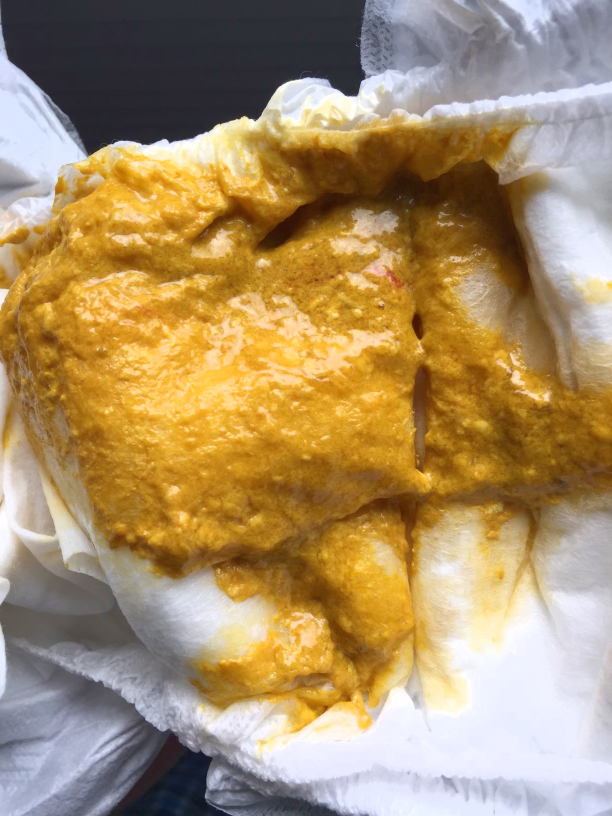
#> input picture get_colors/input_photos/c8.png, 1224 x 1632 px (shown at 1/2 size); its folder holds only this picture in this run
$ python extract_colors.py
#> lines starting #> are read from the running program, lines starting #| are printed output that depends on the picture; after the words box and inside, x2 and y2 are one past the last pixel; in counts of white or black regions, pixels touching at a corner belong together
import glob
import cv2
from PIL import Image, ImageColor
import matplotlib.pyplot as plt
import numpy as np
import scipy.spatial
import math
import os
import getopt
import sys
from pathlib import Path


def pic_lst(files):
    """ Converts list of file paths into a list of images.

        Params: {files: List}
        Returns: List
    """
    photos = []
    for file in files:
        png_image = cv2.imread(file)
        if png_image is None: continue
        image = cv2.cvtColor(png_image, cv2.COLOR_BGR2RGB)
        photos.append(image)
    return photos


# Source: https://realpython.com/python-opencv-color-spaces/
def segmentImage(image):
    """ Returns the segmented version of the input image.

        Params: {image: OpenCV InputArray}
        Returns: OpenCV InputArray
    """
    hsv = cv2.cvtColor(image, cv2.COLOR_RGB2HSV)
    s = hsv[:, :, 1]
    mask = cv2.inRange(s, 150, 255)
    result = cv2.bitwise_and(image, image, mask=mask)
    indices = np.where(mask==0)
    result[indices[0], indices[1], :] = [255, 255, 255]

    return result


def crop_half(img):
    """ Returns a cropped version of the input image with dimensions cut down to half of the original.

        Params: {img: OpenCV InputArray}
        Returns: OpenCV InputArray
    """
    print(img.size)
    w, h = img.size

    left = w // 4
    right = 3 * w // 4
    up = h // 4
    down = 3 * h // 4
    crop = img.crop((left, up, right, down))
    return crop


def get_labels(colors, label_colors, labels):
    """ Returns a list of labels that most closely match each color.

        Params: {colors: List,
                 label_colors: List,
                 labels: List}
        Returns: List
    """
    out = []
    distances = scipy.spatial.distance.cdist(colors, label_colors)
    for i in range(len(colors)):
        out.append(labels[np.argmin(distances[i])])
    return out


def main():

    save = False
    try:
        opts, args = getopt.getopt(sys.argv[1:],"hs")
    except getopt.GetoptError:
        print('Invalid request. Please use the format \'extract_colors.py <-s>\' ')
        sys.exit()

    for opt, arg in opts:
        if opt == '-h':
            print('extract_colors.py <-s>')
            sys.exit()
        elif opt == "-s":
            save = True
        else:
            print('Invalid request. Please use the format \'extract_colors.py <-s>\' ')
            sys.exit()

    max_photos = 50

    # --------- Clear Directories ---------
    print("Clearing directories...")
    [f.unlink() for f in Path(os.path.join(os.curdir, "U-2-Net", "test_data", "u2netp_results", "original_maps")).glob("*") if f.is_file()]
    [f.unlink() for f in Path(os.path.join(os.curdir, "U-2-Net", "test_data", "u2netp_results", "seg_maps")).glob("*") if f.is_file()]
    [f.unlink() for f in Path(os.path.join(os.curdir, "U-2-Net", "test_data", "originals")).glob("*") if f.is_file()]
    [f.unlink() for f in Path(os.path.join(os.curdir, "U-2-Net", "test_data", "segmented")).glob("*") if f.is_file()]
    [f.unlink() for f in Path(os.path.join(os.curdir, "U-2-Net", "test_data", "u2netp_results", "crop_seg_maps")).glob("*") if f.is_file()]
    [f.unlink() for f in Path(os.path.join(os.curdir, "U-2-Net", "test_data", "crop_seg")).glob("*") if f.is_file()]
    [f.unlink() for f in Path(os.path.join(os.curdir, "U-2-Net", "test_data", "cropped")).glob("*") if f.is_file()]
    [f.unlink() for f in Path(os.path.join(os.curdir, "U-2-Net", "test_data", "masked")).glob("*") if f.is_file()]
    [f.unlink() for f in Path(os.path.join(os.curdir, "output_colors")).glob("*") if f.is_file()]

    # --------- Loading Images ---------
    all_files = sorted(glob.glob("./input_photos/*.png"))
    all_photos = pic_lst(all_files)
#> in pic_lst, png_image is the input picture: shape (1632, 1224, 3); mean B, G, R 103.9, 144, 169.8
#> all_photos = 1 item
    num_files = len(all_files)
#> num_files = 1
    if num_files > max_photos: save = False
    print(str(num_files) + " images collected")
#| 1 images collected
    rounds = math.ceil(num_files / max_photos)
#> rounds = 1
    os.chdir("U-2-Net")

    for i in range(rounds):
        files = all_files[max_photos * i:max_photos * (i + 1)]
#> files = ['./input_photos/c8.png']
        photos = all_photos[max_photos * i:max_photos * (i + 1)]
#> photos = 1 item
        print("Processing " + str(len(files)) + " photos...")
#> (printed output is left out)


        # --------- Initial Segmentation ---------
        segmented = []
        for num in range(len(photos)):
            name = files[num][files[num].rfind(os.sep) + len(os.sep):]
            or_write = cv2.imwrite(os.path.join(os.curdir, "test_data", "originals") + os.sep + name,
                      cv2.cvtColor(photos[num], cv2.COLOR_RGB2BGR))
            if not or_write: print("Original photo write error on file: " + files[num])
            seg = segmentImage(photos[num])
            segmented.append(seg)
            seg_write = cv2.imwrite(os.path.join(os.curdir, "test_data", "segmented") + os.sep + name,
                      cv2.cvtColor(seg, cv2.COLOR_RGB2BGR))
            if not seg_write: print("Segmentation write error on file: " + files[num])
#> this loop made 1 pass
#> (name, indices in segmentImage) on pass 1: ('c8.png', 1154554 positions, rows 0 to 1631, columns 0 to 1223)
#> pass 1, in segmentImage, `s = hsv[:, :, 1]`:
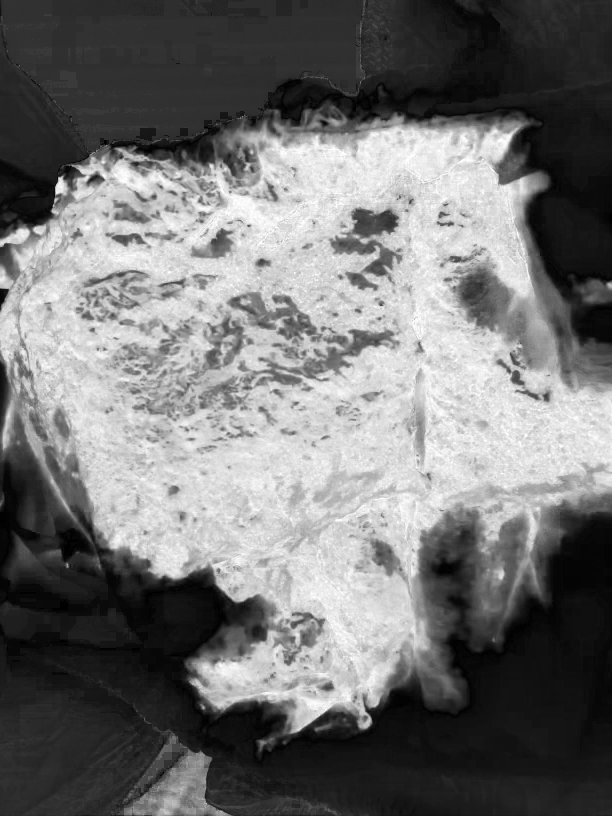
#> s: shape (1632, 1224) (shown at 1/2 size); min 0, max 255, mean 115
#> pass 1, in segmentImage, `mask = cv2.inRange(s, 150, 255)`:
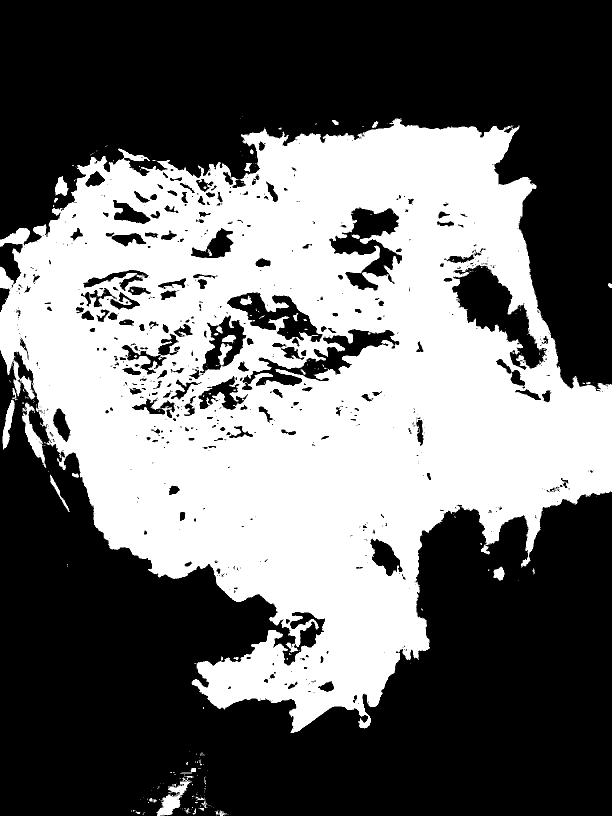
#> mask: shape (1632, 1224) (shown at 1/2 size); 42.2% white; 293 white regions (249 under 20 px), largest, box (x1, y1, x2, y2) and area: (0, 236, 1224, 1466) 832619, (312, 1555, 384, 1632) 1893, (44, 805, 93, 936) 1885
#> pass 1, in segmentImage, `result = cv2.bitwise_and(image, image, mask=mask)`:
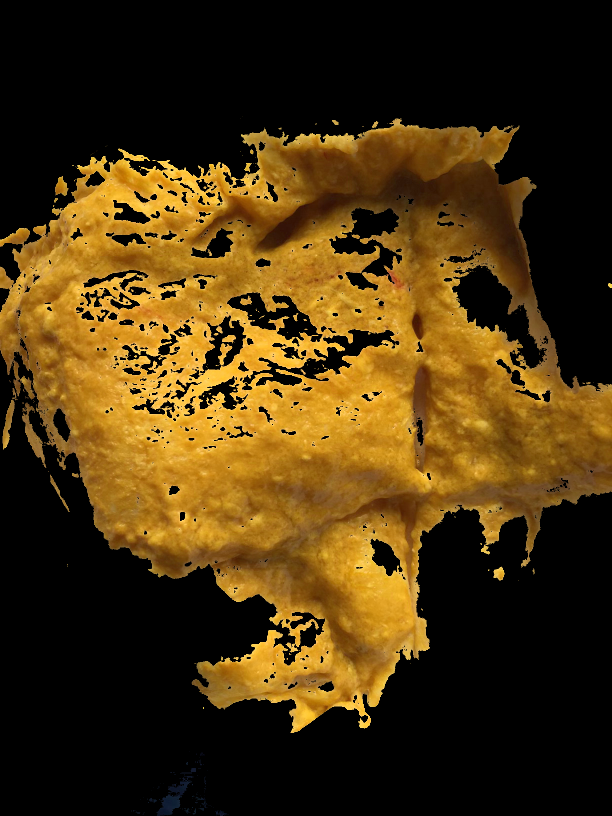
#> result: shape (1632, 1224, 3) (shown at 1/2 size); mean R, G, B 73.1, 51.1, 13.9
#> after the loop:
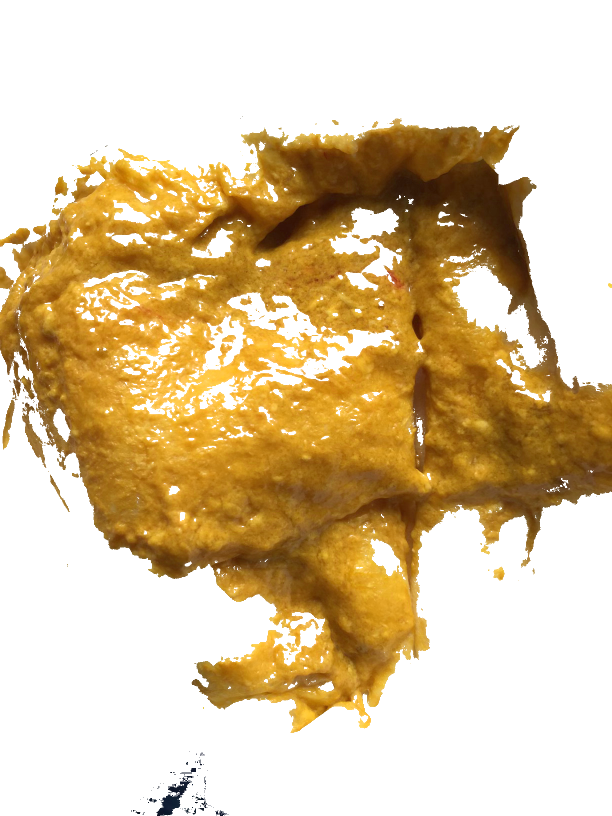
#> seg: shape (1632, 1224, 3) (shown at 1/2 size); mean R, G, B 220.4, 198.5, 161.3
#> after the loop, segmented = 1 item

        # --------- U-2-Net Object Detection ---------
        # Source: https://github.com/xuebinqin/U-2-Net
        os.system("python u2net_test_modified.py -i " + os.path.join(os.curdir, "originals") + " -o original_maps" + os.sep)
        os.system("python u2net_test_modified.py -i " + os.path.join(os.curdir, "segmented") + " -o seg_maps" + os.sep)

        # --------- Apply Masks to Segmented Images ---------
        or_maps = pic_lst(sorted(glob.glob("./test_data/u2netp_results/original_maps/*.png")))
        seg_maps = pic_lst(sorted(glob.glob("./test_data/u2netp_results/seg_maps/*.png")))

        round2 = []
        for idx in range(len(or_maps)):
            name = files[idx][files[idx].rfind(os.sep) + len(os.sep):]
            thresh = 200
            pic = segmented[idx]
            mask1 = or_maps[idx] < thresh
            mask2 = seg_maps[idx] < thresh
            pic[mask1] = 255
            pic[mask2] = 255

            while (np.average(pic) == 255):
                thresh -= 25
                if thresh < 0:
                    round2.append(files[idx])
                    break
                pic = segmented[idx]
                mask1 = or_maps[idx] < thresh
                mask2 = seg_maps[idx] < thresh
                pic[mask1] = 255
                pic[mask2] = 255

            file = cv2.imwrite(os.path.join(os.curdir, "test_data", "masked") + os.sep + name, cv2.cvtColor(pic, cv2.COLOR_RGB2BGR))
            if not file: print("Masked write error on file: ", files[idx])
#> after the loop, round2 = []

        if not save:
            [f.unlink() for f in Path(os.path.join(os.curdir, "test_data", "u2netp_results", "original_maps")).glob("*") if f.is_file()]
            [f.unlink() for f in Path(os.path.join(os.curdir, "test_data", "u2netp_results", "seg_maps")).glob("*") if f.is_file()]
            [f.unlink() for f in Path(os.path.join(os.curdir, "test_data", "originals")).glob("*") if f.is_file()]
            [f.unlink() for f in Path(os.path.join(os.curdir, "test_data", "segmented")).glob("*") if f.is_file()]

        # --------- Cropping and Re-Processing Blank Images ---------
        if len(round2) > 0:
            imgs = [Image.open(os.path.join(os.pardir, f[2:])) for f in round2]
            cropped = [crop_half(i) for i in imgs]
            names = [x[x.rfind(os.sep) + len(os.sep):] for x in round2]

            for i in range(len(cropped)):
                cropped[i].save(os.path.join(os.curdir, "test_data", "cropped") + os.sep + names[i])

            # --------- Initial Segmentation on Cropped Images ---------
            crops = sorted(glob.glob("./test_data/cropped/*.png"))
            crop_pics = pic_lst(crops)
            for i in range(len(crop_pics)):
                file = cv2.imwrite(os.path.join(os.curdir, "test_data", "crop_seg") + os.sep + names[i],
                                   cv2.cvtColor(segmentImage(crop_pics[i]), cv2.COLOR_RGB2BGR))
                if not file: print("Cropped and segemented image write error on file: ", round2[i])

            # --------- U-2-Net Object Detection on Cropped Images ---------
            # Source: https://github.com/xuebinqin/U-2-Net
            os.system("python u2net_test_modified.py -i " + os.path.join(os.curdir, "crop_seg") + " -o crop_seg_maps" + os.sep)

            # --------- Apply Mask to Segmented Images ---------
            maps_s = pic_lst(sorted(glob.glob("./test_data/u2netp_results/crop_seg_maps/*.png")))
            segmented2 = pic_lst(sorted(glob.glob("./test_data/crop_seg/*.png")))

            for idx in range(len(maps_s)):
                thresh = 200
                pic = segmented2[idx]
                mask2 = maps_s[idx] < thresh
                pic[mask2] = 255

                while (np.average(pic) == 255):
                    thresh -= 25
                    if thresh < 0:
                        break
                    pic = segmented2[idx]
                    mask2 = maps_s[idx] < thresh
                    pic[mask2] = 255

                file = cv2.imwrite(os.path.join(os.curdir, "test_data", "masked") + os.sep + names[idx],
                                   cv2.cvtColor(pic, cv2.COLOR_RGB2BGR))
                if not file: print("Cropped and masked image write error on file: ", round2[idx])
        if not save:
            [f.unlink() for f in Path(os.path.join(os.curdir, "test_data", "u2netp_results", "crop_seg_maps")).glob("*") if f.is_file()]
            [f.unlink() for f in Path(os.path.join(os.curdir, "test_data", "crop_seg")).glob("*") if f.is_file()]
            [f.unlink() for f in Path(os.path.join(os.curdir, "test_data", "cropped")).glob("*") if f.is_file()]

        # --------- Extracting and Labeling Colors ---------
        print("Labeling colors...")
        final_files = sorted(glob.glob("./test_data/masked/*.png"))
        finals = pic_lst(final_files)

        colors = []
        for i in range(len(finals)):
            sums = np.sum(finals[i], axis = 2)
            bool_arr = sums < 255*3

            r_vals = np.extract(bool_arr, finals[i][:, :, 0])
            g_vals = np.extract(bool_arr, finals[i][:, :, 1])
            b_vals = np.extract(bool_arr, finals[i][:, :, 2])

            total_r = np.sum(r_vals)/len(r_vals)
            total_g = np.sum(g_vals)/len(g_vals)
            total_b = np.sum(b_vals)/len(b_vals)

            red = np.full((400, 400), total_r)
            green = np.full((400, 400), total_g)
            blue = np.full((400, 400), total_b)

            result = np.stack((red,green,blue), axis = -1).astype(np.uint8)
            colors.append(result)
#> after the loop, colors = []

        rgbs = [(c[:,:,0][0][0], c[:,:,1][0][0], c[:,:,2][0][0]) for c in colors]
#> rgbs = []
        brighter = [tuple(x+25 for x in tup) for tup in rgbs]
#> brighter = []

        labels = ['Mustard Yellow', 'Yellow Brown', 'Brown', 'Dark Green', 'Evergreen', 'Camo Green', 'Light Green',
                  'Red Orange', 'Golden Yellow', 'Red', 'Chalk Grey', 'Dark Brown', 'Greenish Brown', 'Greenish Tan',
                  'Rust Brown', 'Light Brown', 'Orange']
        hex_codes = ['#CEA843', '#B17E1E', '#785A32', '#31361E', '#555E38', '#646421', '#969D36',
                     '#B35728', '#ffcc00', '#AC2F1C', '#CDCCC8', '#3D3420', '#8F782D', '#9E8825',
                     '#966432', '#916D2D', '#DC8921' ]
        label_colors = [ImageColor.getcolor(hc, "RGB") for hc in hex_codes]
        labeled = get_labels(brighter, label_colors, labels)

        for l in range(len(labeled)):
            name = final_files[l][final_files[l].rfind(os.sep) + len(os.sep):]
            result = colors[l]
            file = cv2.imwrite(os.path.join(os.pardir, "output_colors") + os.sep + name[:-4] + "_" + labeled[l] + ".png",
                               cv2.cvtColor(result, cv2.COLOR_RGB2BGR))
            if not file: print("Color write error on file: ", files[l])

        if not save:
            [f.unlink() for f in Path(os.path.join(os.curdir, "test_data", "masked")).glob("*") if f.is_file()]


if __name__ == "__main__":
#> (the run stopped early here; a loop or call above may not have finished)
